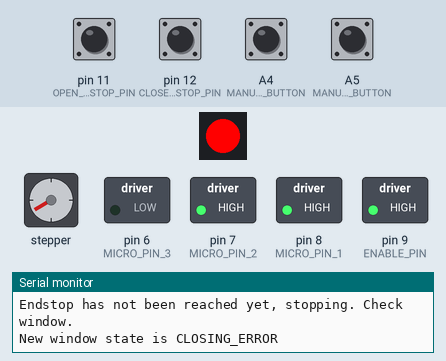
The program below on a simulated Arduino Nano, built with avr-gcc and run on an emulated ATmega328P. Shown: 1 RGB LEDs in strip order, left to right, stepper motor, switched loads named in the program (green lamp = pin HIGH), the last lines printed to the serial monitor. Inputs (shaded band) come from the test bench; at power-on: A4 (MANUAL_OPEN_BUTTON), A5 (MANUAL_CLOSE_BUTTON), pin 11 (OPEN_ENDSTOP_PIN), pin 12 (CLOSE_ENDSTOP_PIN) HIGH. Dim RGB values are drawn brighter than linear; stepper angles assume 200 steps per turn.

Above: at 16.2 s.
16.3 s: A4 (MANUAL_OPEN_BUTTON) pulled LOW for 1 s
At 16.47 s:
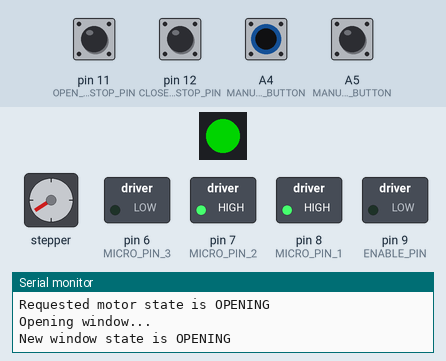
18.8 s: A5 (MANUAL_CLOSE_BUTTON) pulled LOW for 3.2 s
At 18.97 s:
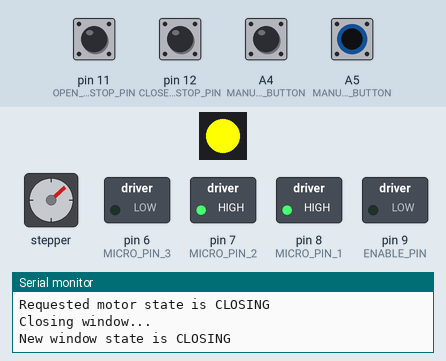
23.5 s: A4 (MANUAL_OPEN_BUTTON) pulled LOW for 0.15 s
At 24.2 s:
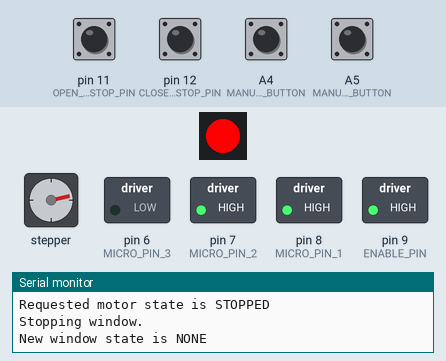
25.1 s: A5 (MANUAL_CLOSE_BUTTON) pulled LOW for 0.15 s
At 26.4 s:
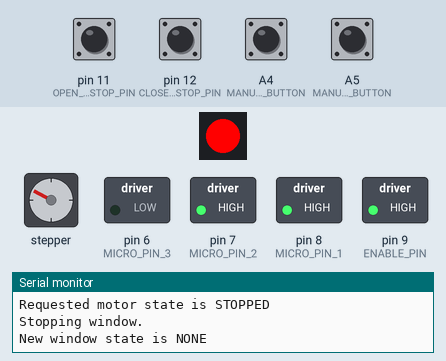
26.7 s: A5 (MANUAL_CLOSE_BUTTON) pulled LOW for 1 s
At 28.9 s:
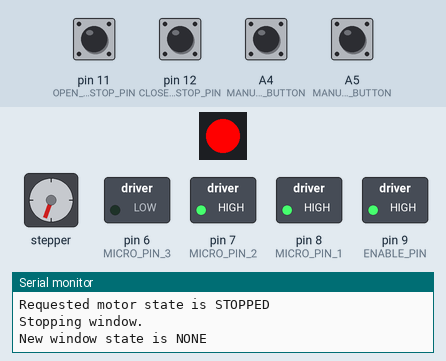
29.2 s: A4 (MANUAL_OPEN_BUTTON) pulled LOW for 0.15 s
At 29.7 s:
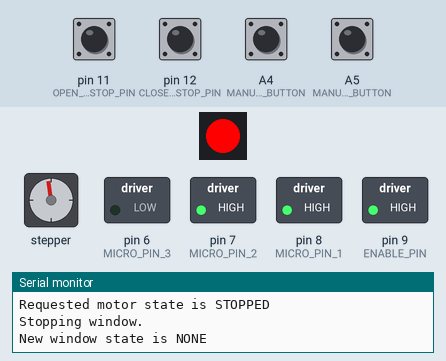
Timing chart, 0 to 31.8 s (numbered marks = the images above; inputs shaded):
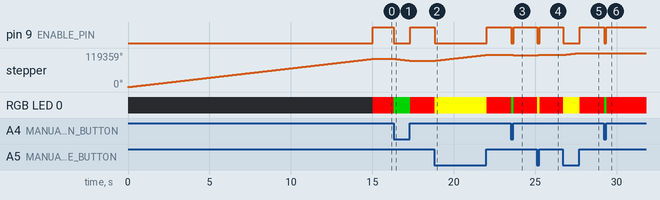

The program:

main.cpp
```cpp
#include <Arduino.h>

#include "variables.h"
#include "led_control.h"
#include "motor_control.h"
#include "remote_control.h"

void setup()
{
	Serial.begin(115200);

	LedControl::begin();
	MotorControl::begin();
	RemoteControl::begin();
}

void loop()
{
	LedControl::handle();
	MotorControl::handle();
	RemoteControl::handle();
}
```

led_control.h
```cpp
#pragma once
#include "variables.h"

// Status color definitions
enum class StatusColors : uint8_t
{
    OPENING = 0,
    CLOSING = 1,
    HOMING = 2,
    RESTARTING = 3,
    ERROR = 4,
    OFF = 5,
    STANDBY = 6
};

// Error event definitions
enum class ErrorCode : uint8_t
{
    NONE = 0,
    MOTOR_ENDSTOP_ERROR = 1
};

class LedControl
{
private:
    static CRGB statusLedColor[1];

    // Led dimming state variables
    static bool enableLedDim;
    static bool tempLedDim;
    static bool requestLedDim;
    static bool ledDimmed;
    static unsigned long lastLEDWakeTime;
    static unsigned long lastLEDDimTime;

    // Error state variables
    static bool errorHasOccurred;
    static ErrorCode errorCode;

public:
    // Methods
    static void setStatusLedColor(CRGB newColor, bool dimLed = true);
    static void setStatusLedColor(StatusColors newColor, bool dimLed = true);
    static CRGB getStatusLedColor();
    static void setBaseStatus();

    static void setLedDimTemp(bool shouldDim);

    static void setErrorHasOccurred(bool hasErrorOccurred, ErrorCode newErrorCode = ErrorCode::NONE);
    static bool hasErrorOccurred();
    static ErrorCode getErrorCode();
    static String getErrorCodeString(ErrorCode errorCode);

    static void begin();
    static void handle();
};

// Static member definitions
CRGB LedControl::statusLedColor[1] = { CRGB::Black };
bool LedControl::enableLedDim = false;
bool LedControl::tempLedDim = false;
bool LedControl::requestLedDim = false;
bool LedControl::ledDimmed = false;
unsigned long LedControl::lastLEDWakeTime = 0U;
unsigned long LedControl::lastLEDDimTime = 0U;
bool LedControl::errorHasOccurred = false;
ErrorCode LedControl::errorCode = ErrorCode::NONE;


// Public methods
void LedControl::setStatusLedColor(CRGB newColor, bool dimLed)
{
    statusLedColor[0] = newColor;
    FastLED.setBrightness(255);
    FastLED.show();

    requestLedDim = false;
    ledDimmed = false;

    if (dimLed)
    {
        enableLedDim = true;
        lastLEDWakeTime = millis();
    }
    else
    {
        enableLedDim = false;
    }
}

void LedControl::setStatusLedColor(StatusColors newColor, bool dimLed)
{

    switch (newColor)
    {
    case StatusColors::OPENING:
        statusLedColor[0] = CRGB::Green;
        break;
    case StatusColors::CLOSING:
        statusLedColor[0] = CRGB::Yellow;
        break;
    case StatusColors::HOMING:
        statusLedColor[0] = CRGB::Orange;
        break;
    case StatusColors::RESTARTING:
        statusLedColor[0] = CRGB::GreenYellow;
        break;
    case StatusColors::ERROR:
        statusLedColor[0] = CRGB::Red;
        break;
    case StatusColors::OFF:
        statusLedColor[0] = CRGB::Black;
        break;
    case StatusColors::STANDBY:
        statusLedColor[0] = CRGB::Blue;
        break;
    default:
        break;
    }

    setStatusLedColor(statusLedColor[0], dimLed);
}

CRGB LedControl::getStatusLedColor()
{
    return statusLedColor[0];
}

void LedControl::setBaseStatus()
{
    if (errorHasOccurred)
    {
        setStatusLedColor(StatusColors::ERROR);
    }
    else
    {
        setStatusLedColor(StatusColors::STANDBY);
    }
}

void LedControl::setLedDimTemp(bool shouldDim)
{
    tempLedDim = shouldDim;
}

void LedControl::setErrorHasOccurred(bool hasErrorOccurred, ErrorCode newErrorCode)
{
    errorHasOccurred = hasErrorOccurred;

    errorCode = newErrorCode;
}

bool LedControl::hasErrorOccurred()
{
    return errorHasOccurred;
}

ErrorCode LedControl::getErrorCode()
{
    return errorCode;
}

String LedControl::getErrorCodeString(ErrorCode errorCode)
{
    switch (errorCode)
    {
    case ErrorCode::NONE:
        return String("NONE");
        break;

    case ErrorCode::MOTOR_ENDSTOP_ERROR:
        return String("MOTOR_ENDSTOP_ERROR");
        break;

    default:
        return String("UNKNOWN");
        break;
    }
}

void LedControl::begin()
{
    Serial.println("Setting up led control");

    // Init static variables
    enableLedDim = true;
    tempLedDim = true;
    requestLedDim = false;
    ledDimmed = false;

    errorHasOccurred = false;

    FastLED.addLeds<WS2812B, RGB_LED_PIN, GRB>(statusLedColor, 1);
    FastLED.setBrightness(255);
    setStatusLedColor(StatusColors::OFF);
    FastLED.show(); // Write data to led
}

void LedControl::handle()
{
    if (enableLedDim && tempLedDim)
    {
        // Handle led dim timeout
        if (!ledDimmed && !requestLedDim)
        {
            // Wait for timeout to dim led
            if (millis() - lastLEDWakeTime >= LED_DIM_DELAY)
            {
                requestLedDim = true;
                lastLEDDimTime = millis();
            }
        }
        else
        {
            if (!ledDimmed)
            {
                // Non-blocking led dimming
                unsigned long timeDifference = millis() - lastLEDDimTime;
                uint8_t calculatedVal = map(timeDifference, 0, LED_DIM_SPEED, 255, 1);

                FastLED.setBrightness(calculatedVal);
                FastLED.show();

                if (timeDifference >= LED_DIM_SPEED)
                {
                    // Led Dim complete
                    ledDimmed = true;
                    requestLedDim = false;
                    lastLEDDimTime = 0;
                }
            }
        }
    }
}
```

motor_control.h
```cpp
#pragma once
#include "variables.h"
#include "led_control.h"

enum class WindowState : uint8_t
{
    NONE = 0,
    CLOSING = 1,
    OPENING = 2,
    CLOSED = 3,
    OPEN = 4,
    CLOSING_ERROR = 5,
    OPENING_ERROR = 6,
    RESTARTING = 7
};

enum class MotorState : uint8_t
{
    STOPPED = 0,
    CLOSING = 1,
    OPENING = 2
};

class MotorControl
{
private:
    static bool motorEnabled;
    static bool triggered;
    static unsigned long lastMovementStart;
    static MotorState requestedMotorState;
    static WindowState currentWindowState;

    static void InitialWindowSetup();
    static void HandleMotorState();
    static void enableStepper();            // Enable stepper power
    static void disableStepper();           // Disable stepper power
    static bool isOpenEndstopTriggered();   // Is the open endstop triggered
    static bool isClosedEndstopTriggered(); // Is the closed endstop triggered

public:
    static void begin();
    static void handle();

    static void (*onWindowStateChange)(WindowState *curWindowState);
    static void setWindowStateChangeCallback(void (*func)(WindowState *curWindowState));

    static bool isMotorMoving();
    static WindowState getCurrentWindowState();
    static MotorState getRequestedMotorState();
    static void setCurrentWindowState(WindowState newState);
    static void setRequestedMotorState(MotorState requestedState);
    static String getWindowStateString(WindowState state);
    static String getMotorStateString(MotorState state);
};


// Static member definitions
bool MotorControl::motorEnabled = false;
bool MotorControl::triggered = false;
unsigned long MotorControl::lastMovementStart = 0U;
MotorState MotorControl::requestedMotorState = MotorState::STOPPED;
WindowState MotorControl::currentWindowState = WindowState::NONE;

void (*MotorControl::onWindowStateChange)(WindowState *curWindowState) = NULL;

// Private methods
void MotorControl::InitialWindowSetup()
{
    if (isOpenEndstopTriggered())
    {
        setCurrentWindowState(WindowState::OPEN);
    }
    else if (isClosedEndstopTriggered())
    {
        setCurrentWindowState(WindowState::CLOSED);
    }
    else
    {
        if (AUTO_CLOSE_ON_STARTUP)
        {
            enableStepper();
            Serial.println("Initially closing window...");

            bool running = true;
            LedControl::setStatusLedColor(StatusColors::HOMING);
            lastMovementStart = millis();
            stepper.setSpeed(MOTOR_SPEED);
            while (running)
            {
                stepper.runSpeed();

                if (isClosedEndstopTriggered())
                {
                    stepper.stop();
                    Serial.println("Window initially closed.");
                    setCurrentWindowState(WindowState::CLOSED);
                    running = false;
                }

                if (millis() - lastMovementStart >= MOTOR_RUN_TIMEOUT)
                {
                    stepper.stop();
                    Serial.println("Endstop has not been reached yet, stopping. Check window.");
                    setCurrentWindowState(WindowState::CLOSING_ERROR);
                    LedControl::setErrorHasOccurred(true, ErrorCode::MOTOR_ENDSTOP_ERROR);
                    running = false;
                }
            }

            disableStepper();
        }
    }

    LedControl::setBaseStatus();
}

void MotorControl::HandleMotorState()
{
    if (requestedMotorState == MotorState::CLOSING)
    {
        // Run this once
        if (!triggered)
        {
            enableStepper();
            Serial.println("Closing window...");
            setCurrentWindowState(WindowState::CLOSING);
            stepper.setSpeed(MOTOR_SPEED);
            LedControl::setStatusLedColor(StatusColors::CLOSING);
            LedControl::setLedDimTemp(false); // Temp disable led dimming
            lastMovementStart = millis();
            triggered = true;
        }

        // Runs while motor state is CLOSING
        stepper.runSpeed();

        // End
        if (isClosedEndstopTriggered())
        {
            Serial.println("Window closed.");
            setCurrentWindowState(WindowState::CLOSED);
            requestedMotorState = MotorState::STOPPED;
        }

        // End with error
        if (millis() - lastMovementStart >= MOTOR_RUN_TIMEOUT)
        {
            Serial.println("Endstop has not been reached yet, stopping. Check window.");
            LedControl::setErrorHasOccurred(true, ErrorCode::MOTOR_ENDSTOP_ERROR);
            setCurrentWindowState(WindowState::CLOSING_ERROR);
            requestedMotorState = MotorState::STOPPED;
        }
    }
    else if (requestedMotorState == MotorState::OPENING)
    {
        // Run this once
        if (!triggered)
        {
            enableStepper();
            Serial.println("Opening window...");
            setCurrentWindowState(WindowState::OPENING);
            stepper.setSpeed(-MOTOR_SPEED);
            LedControl::setStatusLedColor(StatusColors::OPENING);
            LedControl::setLedDimTemp(false); // Temp disable led dimming
            lastMovementStart = millis();
            triggered = true;
        }

        // Runs while motor state is OPENING
        stepper.runSpeed();

        // End
        if (isOpenEndstopTriggered())
        {
            Serial.println("Window opened.");
            setCurrentWindowState(WindowState::OPEN);
            requestedMotorState = MotorState::STOPPED;
        }

        // End with error
        if (millis() - lastMovementStart >= MOTOR_RUN_TIMEOUT)
        {
            Serial.println("Endstop has not been reached yet, stopping. Check window.");
            LedControl::setErrorHasOccurred(true, ErrorCode::MOTOR_ENDSTOP_ERROR);
            setCurrentWindowState(WindowState::OPENING_ERROR);
            requestedMotorState = MotorState::STOPPED;
        }
    }
    else
    {
        // If stopped or anything else
        if (triggered)
        {
            triggered = false;
            disableStepper();
            stepper.stop();

            if (currentWindowState != WindowState::CLOSED
                && currentWindowState != WindowState::OPEN
                && currentWindowState != WindowState::CLOSING_ERROR
                && currentWindowState != WindowState::OPENING_ERROR)
            {
                setCurrentWindowState(WindowState::NONE);
            }

            LedControl::setBaseStatus();
            LedControl::setLedDimTemp(true); // Re-enable led dimming
        }
    }
}

void MotorControl::enableStepper()
{
    digitalWrite(ENABLE_PIN, LOW);
    motorEnabled = true;
}

void MotorControl::disableStepper()
{
    digitalWrite(ENABLE_PIN, HIGH);
    motorEnabled = false;
}

bool MotorControl::isOpenEndstopTriggered()
{
    return !digitalRead(OPEN_ENDSTOP_PIN);
}

bool MotorControl::isClosedEndstopTriggered()
{
    return !digitalRead(CLOSE_ENDSTOP_PIN);
}

void MotorControl::setCurrentWindowState(WindowState newState)
{
    currentWindowState = newState;

    // State change function callback for mqtt
    if (onWindowStateChange != NULL)
    {
        onWindowStateChange(&currentWindowState);
    }

    Serial.print("New window state is ");
    Serial.println(getWindowStateString(currentWindowState));
}

// Public methods
void MotorControl::begin()
{
    pinMode(ENABLE_PIN, OUTPUT);

    pinMode(MICRO_PIN_1, OUTPUT);
    digitalWrite(MICRO_PIN_1, HIGH);

    pinMode(MICRO_PIN_2, OUTPUT);
    digitalWrite(MICRO_PIN_2, HIGH);

    pinMode(MICRO_PIN_3, OUTPUT);
    digitalWrite(MICRO_PIN_3, LOW);

    pinMode(OPEN_ENDSTOP_PIN, INPUT_PULLUP);
    pinMode(CLOSE_ENDSTOP_PIN, INPUT_PULLUP);

    // Initialize motor
    disableStepper();
    stepper = AccelStepper(1, STEP_PIN, DIR_PIN);

    stepper.setMaxSpeed(MAX_MOTOR_SPEED);
    stepper.setSpeed(MOTOR_SPEED);

    InitialWindowSetup();
}

void MotorControl::handle()
{
    HandleMotorState();
}

 void MotorControl::setWindowStateChangeCallback(void (*func)(WindowState *curWindowState))
 {
     onWindowStateChange = func;
 }

bool MotorControl::isMotorMoving()
{
    return (currentWindowState == WindowState::CLOSING || currentWindowState == WindowState::OPENING);
}

MotorState MotorControl::getRequestedMotorState()
{
    return requestedMotorState;
}

WindowState MotorControl::getCurrentWindowState()
{
    return currentWindowState;
}

void MotorControl::setRequestedMotorState(MotorState requestedState)
{
    Serial.print("Requested motor state is ");
    Serial.println(getMotorStateString(requestedState));
    if (requestedState == MotorState::OPENING)
    {
        // Check if window is already open
        if (!isOpenEndstopTriggered())
        {
            requestedMotorState = requestedState;
        }
        else
        {
            Serial.println("Window is already open.");
            requestedMotorState = MotorState::STOPPED;
            setCurrentWindowState(WindowState::OPEN);
        }
    }
    else if (requestedState == MotorState::CLOSING)
    {
        // Check if window is already closed
        if (!isClosedEndstopTriggered())
        {
            requestedMotorState = requestedState;
        }
        else
        {
            Serial.println("Window is already closed.");
            requestedMotorState = MotorState::STOPPED;
            setCurrentWindowState(WindowState::CLOSED);
        }
    }
    else
    {
        Serial.println("Stopping window.");
        requestedMotorState = MotorState::STOPPED;
    }
}

String MotorControl::getWindowStateString(WindowState state)
{
    switch (state)
    {
    case WindowState::NONE:
        return String("NONE");
        break;

    case WindowState::CLOSING:
        return String("CLOSING");
        break;

    case WindowState::OPENING:
        return String("OPENING");
        break;

    case WindowState::CLOSED:
        return String("CLOSED");
        break;

    case WindowState::OPEN:
        return String("OPEN");
        break;

    case WindowState::CLOSING_ERROR:
        return String("CLOSING_ERROR");
        break;

    case WindowState::OPENING_ERROR:
        return String("OPENING_ERROR");
        break;

    case WindowState::RESTARTING:
        return String("RESTARTING");
        break;

    default:
        return String("UNKNOWN");
        break;
    }
}

String MotorControl::getMotorStateString(MotorState state)
{
    switch (state)
    {
    case MotorState::CLOSING:
        return String("CLOSING");
        break;

    case MotorState::OPENING:
        return String("OPENING");
        break;

    case MotorState::STOPPED:
        return String("STOPPED");
        break;

    default:
        return String("UNKNOWN");
        break;
    }
}
```

remote_control.h
```cpp
#pragma once
#include "variables.h"
#include "motor_control.h"

class RemoteControl
{
private:
    static bool isClosing;
    static bool isOpening;

public:
    static void begin();
    static void handle();
};

// Static member definitions
bool RemoteControl::isClosing = false;
bool RemoteControl::isOpening = false;

// Public Methods
void RemoteControl::begin()
{
    openDebouncer.attach(MANUAL_OPEN_BUTTON, INPUT_PULLUP);
    openDebouncer.interval(25);

    closeDebouncer.attach(MANUAL_CLOSE_BUTTON, INPUT_PULLUP);
    closeDebouncer.interval(25);
}

void RemoteControl::handle()
{
    openDebouncer.update();
    closeDebouncer.update();

    // Handle Remote Window Open
    if (openDebouncer.fell())
    {
        if (!isClosing)
        {
            MotorControl::setRequestedMotorState(MotorState::OPENING);
            isOpening = true;
        }
    }

    if (openDebouncer.rose())
    {
        if (isOpening)
        {
            MotorControl::setRequestedMotorState(MotorState::STOPPED);
            isOpening = false;
        }
    }

    // Handle Remote Window Close
    if (closeDebouncer.fell())
    {
        if (!isOpening)
        {
            MotorControl::setRequestedMotorState(MotorState::CLOSING);
            isClosing = true;
        }
    }

    if (closeDebouncer.rose())
    {
        if (isClosing)
        {
            MotorControl::setRequestedMotorState(MotorState::STOPPED);
            isClosing = false;
        }
    }
}
```

Source omitted: variables.h (917 bytes)

Measured:
- after the input at 16.3 s, pin 9 (ENABLE_PIN): HIGH → LOW at once, → HIGH 1.0 s later; stepper: turns 6313° counter-clockwise in 1.0 s, starting at once; RGB LED 0: RGB(255, 0, 0) → RGB(0, 128, 0) at once, → RGB(255, 0, 0) 1.0 s later
- after the input at 18.8 s, pin 9 (ENABLE_PIN): HIGH → LOW at once, → HIGH 3.2 s later; stepper: turns 20418° clockwise in 3.2 s, starting at once; RGB LED 0: RGB(255, 0, 0) → RGB(255, 255, 0) at once, → RGB(255, 0, 0) 3.2 s later
- after the input at 23.5 s, pin 9 (ENABLE_PIN): HIGH → LOW at once, → HIGH 0.15 s later; stepper: turns 947° counter-clockwise in 0.15 s, starting at once; RGB LED 0: RGB(255, 0, 0) → RGB(0, 128, 0) at once, → RGB(255, 0, 0) 0.15 s later
- after the input at 25.1 s, pin 9 (ENABLE_PIN): HIGH → LOW at once, → HIGH 0.15 s later; stepper: turns 941° clockwise in 0.15 s, starting at once; RGB LED 0: RGB(255, 0, 0) → RGB(255, 255, 0) at once, → RGB(255, 0, 0) 0.15 s later
- after the input at 26.7 s, pin 9 (ENABLE_PIN): HIGH → LOW at once, → HIGH 1.0 s later; stepper: turns 6381° clockwise in 1.0 s, starting at once; RGB LED 0: RGB(255, 0, 0) → RGB(255, 255, 0) at once, → RGB(255, 0, 0) 1.0 s later
- after the input at 29.2 s, pin 9 (ENABLE_PIN): HIGH → LOW at once, → HIGH 0.15 s later; stepper: turns 927° counter-clockwise in 0.15 s, starting at once; RGB LED 0: RGB(255, 0, 0) → RGB(0, 128, 0) at once, → RGB(255, 0, 0) 0.15 s later
